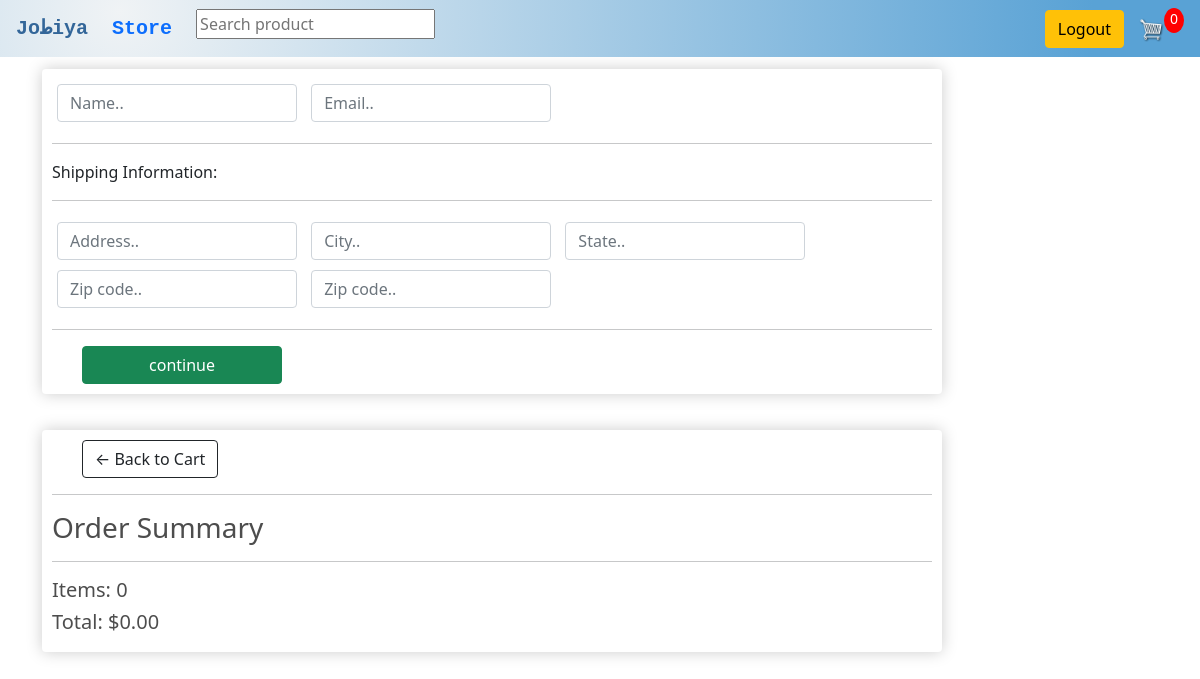
The app's page /checkout/ (signed in), older data.
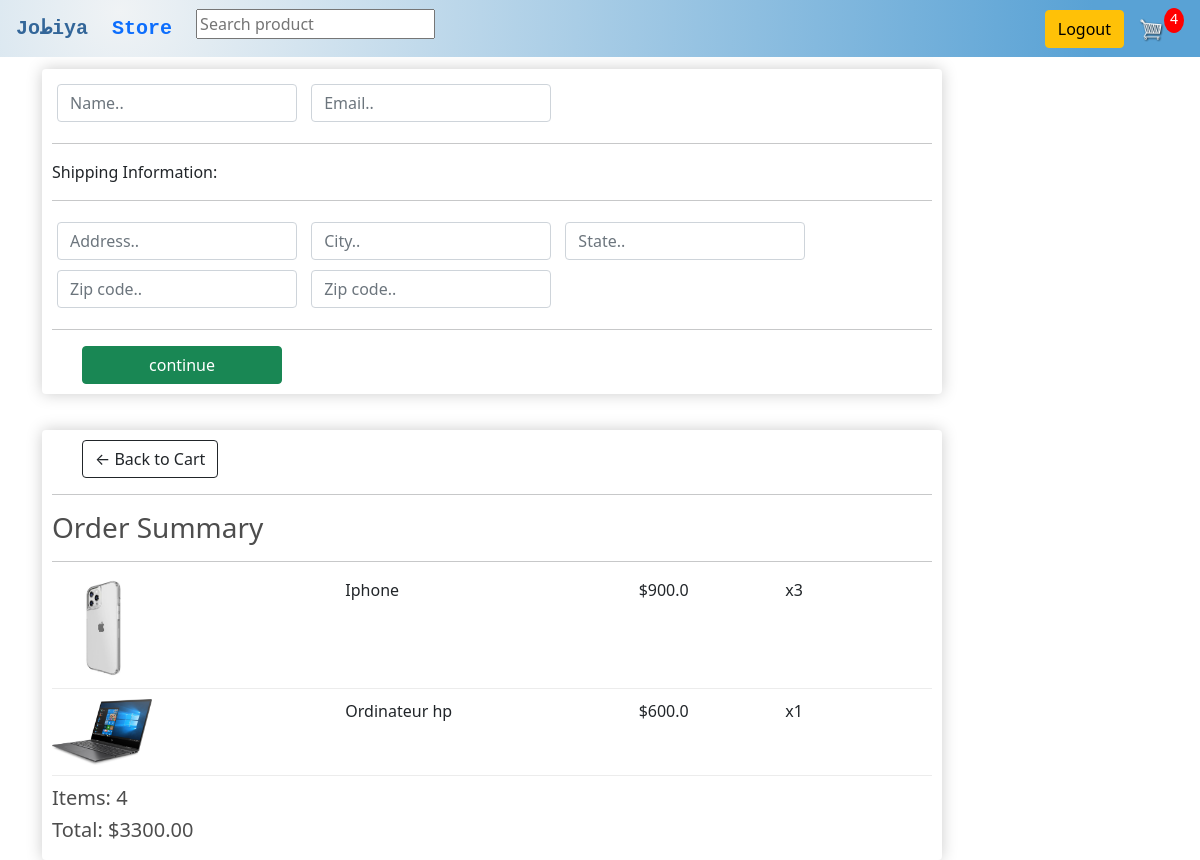
The same page, newer data.
### store/models.py (models this page shows, shortened)
class Order(models.Model):
    customer = models.ForeignKey(Customer, on_delete=models.SET_NULL,null=True,blank=True)
    date_ordered= models.DateTimeField(auto_now_add=True)
    complete=models.BooleanField(default=False,null=True,blank=False)
    transaction_id = models.CharField(max_length=200,null=True)
    @property
    def get_cart_total(self):
        orderitems=self.order_item_set.all()
        total = sum([item.get_total for item in orderitems ])
        return total
    @property
    def get_cart_item(self):
         orderitems=self.order_item_set.all()
         total = sum([item.quantity for item in orderitems])
         return total

class Order_Item(models.Model):
    product =models.ForeignKey(Product, on_delete=models.SET_NULL,null=True,blank=True)
    order =models.ForeignKey(Order, on_delete=models.SET_NULL,null=True,blank=True)
    quantity =models.IntegerField(default=0,null=True,blank=True)
    date_added= models.DateTimeField(auto_now_add=True)
    @property
    def get_total(self):
        total=self.product.price * self.quantity
        return total

class Product(models.Model):
    name = models.CharField(max_length=200,null=True)
    price = models.FloatField()
    image = models.ImageField(null=True,blank=True)
    detail =models.TextField(null=True)
    @property
    def imageURL(self):
        try :
            url=self.image.url
        except :
            url=''
        return url

### store/views.py (the view)
# urls.py: path('checkout/',views.checkout,name="checkout"),
def checkout(request) :
    if request.user.is_authenticated :
        customer = request.user.customer
        order,created = Order.objects.get_or_create(customer=customer,complete=False)
        items=order.order_item_set.all()
        cartItems=order.get_cart_item
    else :
        items=[]
        order ={'get_cart_items': 0 , 'get_cart_total':0}
        cartItems=order['get_cart_items']
    context ={'items':items,'order':order,'cartItems':cartItems}
    return render(request, 'store/checkout.html',context)

### store/templates/store/checkout.html (shortened to what this page needs)
{% extends 'store/main.html' %}
{% load static %}
{% block content %}
        <div class="row">
            <div class="col-gl-6">
                <div class="box-element" id="form-wrapper">
                    <form action="" id="form">
                        <div id="user-info">
                            <div class="form-field">
                                <input required class="form-control" type="text" name="name" placeholder="Name..">
                            </div>
                            <div class="form-field">
                                <input required class="form-control" type="email" name="email" placeholder="Email..">
                            </div>
                        </div>
                        <div id="shpping-info">
                            <hr>
						<p>Shipping Information:</p>
						<hr>
						<div class="form-field">
							<input class="form-control" type="text" name="address" placeholder="Address..">
						</div>
						<div class="form-field">
							<input class="form-control" type="text" name="city" placeholder="City..">
						</div>
						<div class="form-field">
							<input class="form-control" type="text" name="state" placeholder="State..">
						</div>
						<div class="form-field">
							<input class="form-control" type="text" name="zipcode" placeholder="Zip code..">
						</div>
						<div class="form-field">
							<input class="form-control" type="text" name="country" placeholder="Zip code..">
						</div>
                        </div>
                        <hr>
                        <input id="form-button" class="btn btn-success btn-block" type="submit" value="continue">
                    </form>
                </div>
			<br>
            </div>
            <div class="col-gl-6">
                <div class="box-element" >
                    <a  class="btn btn-outline-dark" href="{% url 'cart' %}">&#x2190; Back to Cart</a>
                <hr>
                <h3>Order Summary</h3>
                <hr>
                {% for item in items%}
                <div class="cart-row">
					<div style="flex:2"><img class="row-image" src="{{item.product.imageURL}}"></div>
					<div style="flex:2"><p>{{item.product.name}}</p></div>
					<div style="flex:1"><p>${{item.product.price}}</p></div>
					<div style="flex:1"><p>x{{item.quantity}}</p></div>
				</div>
                {% endfor %}
				<h5>Items: {{ order.get_cart_item}}</h5>
				<h5>Total: ${{order.get_cart_total|floatformat:2}}</h5>
                </div>
            </div>
        </div>
{% endblock content %}

Row changes from the older to the newer data that the page shows:
added Order_Item: product.imageURL (picture), product.name "Iphone", product.price "900.0", quantity "3"
added Order_Item: product.imageURL (picture), product.name "Ordinateur hp", product.price "600.0", quantity "1"
computed for Order: get_cart_item "0" → "4"; get_cart_total "0.00" → "3300.00"
Text that changed along with them:
{{ cartItems }}: "0" → "4"
